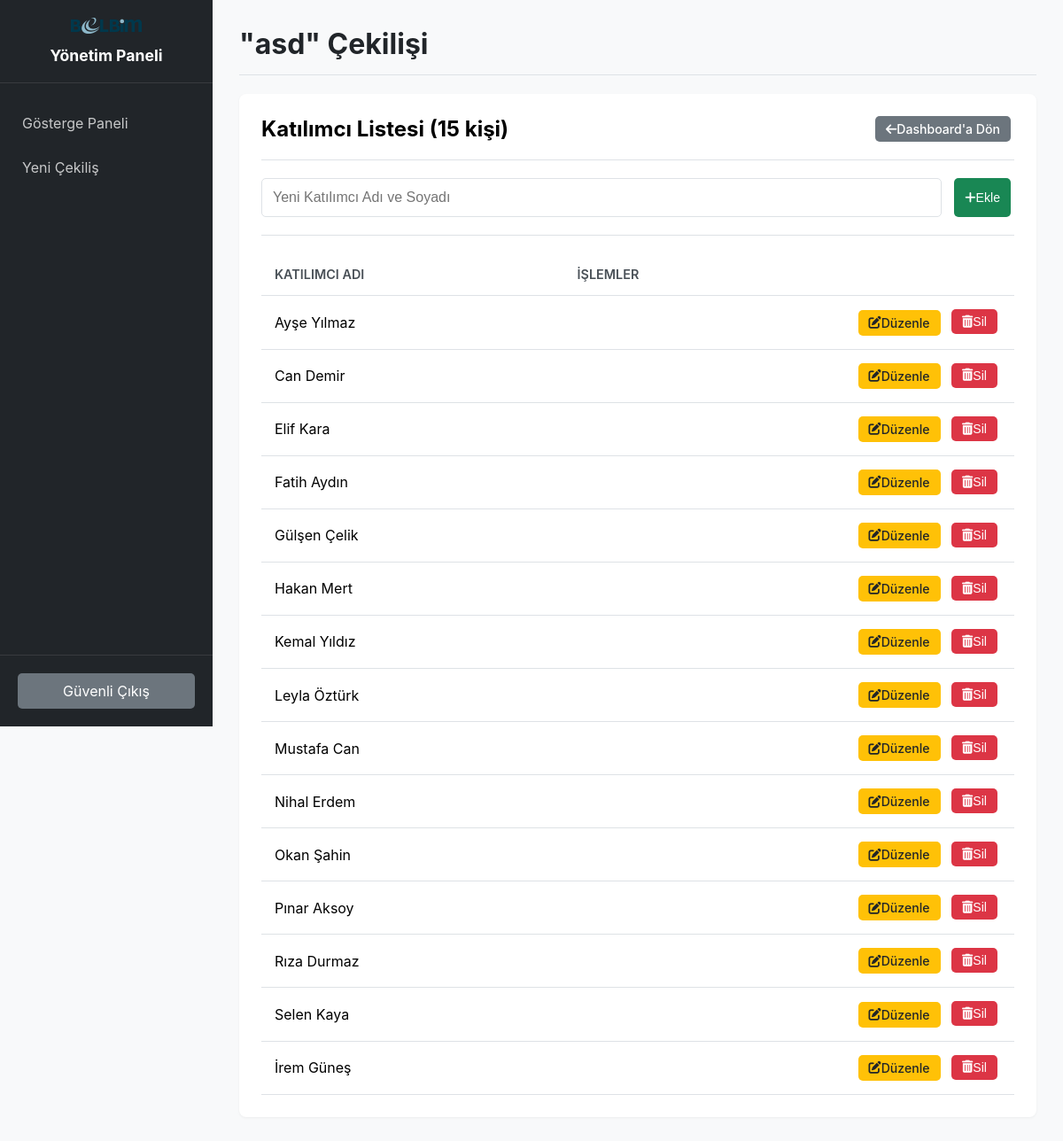
Screenshot of /raffle/participants/1 (signed in) with the database file from the repository.
### tables this page shows
CREATE TABLE raffles (
            id INTEGER PRIMARY KEY AUTOINCREMENT,
            name TEXT NOT NULL,
            creation_date TEXT NOT NULL,
            num_winners INTEGER NOT NULL,
            scheduled_draw_time TEXT NOT NULL
        );

CREATE TABLE participants (
            id INTEGER PRIMARY KEY AUTOINCREMENT,
            raffle_id INTEGER NOT NULL,
            name TEXT NOT NULL,
            FOREIGN KEY (raffle_id) REFERENCES raffles (id) ON DELETE CASCADE
        );

### app.py (the view)
@app.route('/raffle/participants/<int:raffle_id>')
@login_required
def view_participants(raffle_id):
    conn = get_db_connection()
    raffle = conn.execute('SELECT * FROM raffles WHERE id = ?', (raffle_id,)).fetchone()
    if not raffle:
        flash('Çekiliş bulunamadı.', 'danger')
        conn.close()
        return redirect(url_for('admin_dashboard'))
    participants = conn.execute('SELECT id, name FROM participants WHERE raffle_id = ? ORDER BY name', (raffle_id,)).fetchall()
    conn.close()
    return render_template('admin/participants.html', raffle=raffle, participants=participants)

### app.py (called while the page is built)
def get_db_connection():
    conn = sqlite3.connect(DATABASE)
    conn.row_factory = sqlite3.Row
    conn.execute("PRAGMA foreign_keys = ON")
    return conn

def login_required(f):
    @wraps(f)
    def decorated_function(*args, **kwargs):
        if 'logged_in' not in session:
            flash('Bu sayfayı görüntülemek için lütfen giriş yapın.', 'warning')
            return redirect(url_for('admin_login'))
        return f(*args, **kwargs)
    return decorated_function

### templates/admin/participants.html (shortened to what this page needs)
<!DOCTYPE html>
<html lang="tr">
<head>
    <link rel="stylesheet" href="{{ url_for('static', filename='css/admin.css') }}">
    <link rel="stylesheet" href="https://cdnjs.cloudflare.com/ajax/libs/font-awesome/6.0.0-beta3/css/all.min.css">
</head>
<body>
    <div class="sidebar">
        <div class="sidebar-header">
            <img src="{{ url_for('static', filename='images/belbim_logo.png') }}" alt="BELBİM Logo" class="logo">
            <h3>Yönetim Paneli</h3>
        </div>
        <ul class="sidebar-nav">
            <li><a href="{{ url_for('admin_dashboard') }}">Gösterge Paneli</a></li>
            <li><a href="{{ url_for('upload_participants') }}">Yeni Çekiliş</a></li>
        </ul>
        <div class="sidebar-footer">
            <a href="{{ url_for('admin_logout') }}">Güvenli Çıkış</a>
        </div>
    </div>
    <div class="main-content">
        <h1>"{{ raffle.name }}" Çekilişi</h1>
        <div class="content-box">
            <div class="content-header">
                <h2>Katılımcı Listesi ({{ participants|length }} kişi)</h2>
                <a href="{{ url_for('admin_dashboard') }}" class="btn btn-secondary">
                    <i class="fas fa-arrow-left"></i> Dashboard'a Dön
                </a>
            </div>
            <div class="add-participant-form">
                <form action="{{ url_for('add_participant', raffle_id=raffle.id) }}" method="POST" class="form-inline">
                    <input type="text" name="name" class="form-input" placeholder="Yeni Katılımcı Adı ve Soyadı" required>
                    <button type="submit" class="btn btn-success">
                        <i class="fas fa-plus"></i> Ekle
                    </button>
                </form>
            </div>
            <div class="table-responsive">
                <table class="table">
                    <thead>
                        <tr>
                            <th>Katılımcı Adı</th>
                            <th class="text-end">İşlemler</th>
                        </tr>
                    </thead>
                    <tbody>
                        {% for participant in participants %}
                        <tr>
                            <td>{{ participant.name }}</td>
                            <td class="actions">
                                <a href="{{ url_for('edit_participant', participant_id=participant.id) }}" class="btn btn-warning">
                                    <i class="fas fa-edit"></i> Düzenle
                                </a>
                                <form action="{{ url_for('delete_participant', participant_id=participant.id) }}" method="POST" onsubmit="return confirm('Bu katılımcıyı silmek istediğinizden emin misiniz?');">
                                    <button type="submit" class="btn btn-danger">
                                        <i class="fas fa-trash-alt"></i> Sil
                                    </button>
                                </form>
                            </td>
                        </tr>
                        {% else %}
                        <tr>
                            <td colspan="2" class="text-center">Bu çekilişe ait katılımcı bulunamadı.</td>
                        </tr>
                        {% endfor %}
                    </tbody>
                </table>
            </div>
        </div>
    </div>
</body>
</html>

### static/css/admin.css (style rules this page uses)
:root { --primary-color: #0d6efd; --primary-hover: #0b5ed7; --secondary-color: #6c757d; --secondary-hover: #5c636a; --success-color: #198754; --success-hover: #157347; --danger-color: #dc3545; --danger-hover: #bb2d3b; --warning-color: #ffc107; --light-bg: #f8f9fa; --dark-text: #212529; --border-color: #dee2e6; --sidebar-bg: #212529; --sidebar-text: rgba(255, 255, 255, 0.75); --sidebar-hover-bg: #343a40; --sidebar-active-bg: var(--primary-color); }
body { background-color: var(--light-bg); margin: 0; font-family: -apple-system, BlinkMacSystemFont, "Segoe UI", Roboto, "Helvetica Neue", Arial, "Noto Sans", sans-serif; display: flex; }
.sidebar { width: 240px; background-color: var(--sidebar-bg); color: var(--sidebar-text); height: 100vh; position: fixed; top: 0; left: 0; display: flex; flex-direction: column; padding-top: 20px; z-index: 100; }
.sidebar-header { padding: 0 20px 20px 20px; text-align: center; border-bottom: 1px solid rgba(255, 255, 255, 0.1); }
.sidebar-header .logo { max-width: 80px; margin-bottom: 10px; }
.sidebar-header h3 { color: #fff; margin: 0; font-size: 1.1em; }
.sidebar-nav { list-style: none; padding: 0; margin: 20px 0; flex-grow: 1; }
.sidebar-nav a { display: block; color: var(--sidebar-text); text-decoration: none; padding: 15px 25px; transition: all 0.2s ease-in-out; }
.sidebar-footer { padding: 20px; text-align: center; border-top: 1px solid rgba(255, 255, 255, 0.1); }
.sidebar-footer a { display: block; background-color: var(--secondary-color); color: #fff; padding: 10px; border-radius: 5px; text-decoration: none; transition: background-color 0.2s ease-in-out; }
.main-content { margin-left: 240px; padding: 30px; width: calc(100% - 240px); box-sizing: border-box; }
.main-content h1 { color: var(--dark-text); border-bottom: 1px solid var(--border-color); padding-bottom: 15px; margin-top: 0; }
.content-box { background-color: #fff; padding: 25px; border-radius: 8px; box-shadow: 0 1px 3px rgba(0,0,0,0.05); }
.content-header { display: flex; justify-content: space-between; align-items: center; margin-bottom: 20px; }
.content-header h2 { margin: 0; font-size: 1.5em; }
table { width: 100%; border-collapse: collapse; }
th, td { padding: 15px; text-align: left; border-bottom: 1px solid var(--border-color); vertical-align: middle; }
th { font-weight: 600; color: #495057; font-size: 0.9em; text-transform: uppercase; }
.btn { display: inline-flex; align-items: center; justify-content: center; padding: 6px 12px; margin: 0 4px; border: none; border-radius: 5px; text-decoration: none; color: white; cursor: pointer; font-size: 0.88em; font-weight: 500; transition: all 0.2s ease-in-out; vertical-align: middle; }
.btn i { margin-right: 6px; }
.btn i:only-child { margin-right: 0; }
.btn-secondary { background-color: var(--secondary-color); }
.btn-success { background-color: var(--success-color); }
.btn-danger { background-color: var(--danger-color); }
.btn-warning { background-color: var(--warning-color); color: var(--dark-text); }
td.actions { white-space: nowrap; text-align: right; }
td.actions form { display: inline-flex; margin: 0; padding: 0; }
.add-participant-form { padding: 20px 0; border-top: 1px solid var(--border-color); border-bottom: 1px solid var(--border-color); margin-bottom: 20px; }
.form-inline { display: flex; gap: 10px; }
.form-inline .form-input { flex-grow: 1; padding: 12px; border: 1px solid var(--border-color); border-radius: 5px; font-size: 1em; }
.form-inline .btn { white-space: nowrap; }

### rows the page displays
raffles: name "asd"
participants: name "Ayşe Yılmaz"
participants: name "Can Demir"
participants: name "Elif Kara"
participants: name "Fatih Aydın"
participants: name "Gülşen Çelik"
participants: name "Hakan Mert"
participants: name "Kemal Yıldız"
participants: name "Leyla Öztürk"
participants: name "Mustafa Can"
participants: name "Nihal Erdem"
participants: name "Okan Şahin"
participants: name "Pınar Aksoy"
participants: name "Rıza Durmaz"
participants: name "Selen Kaya"
participants: name "İrem Güneş"

### other values shown
{{ participants|length }} "15"
